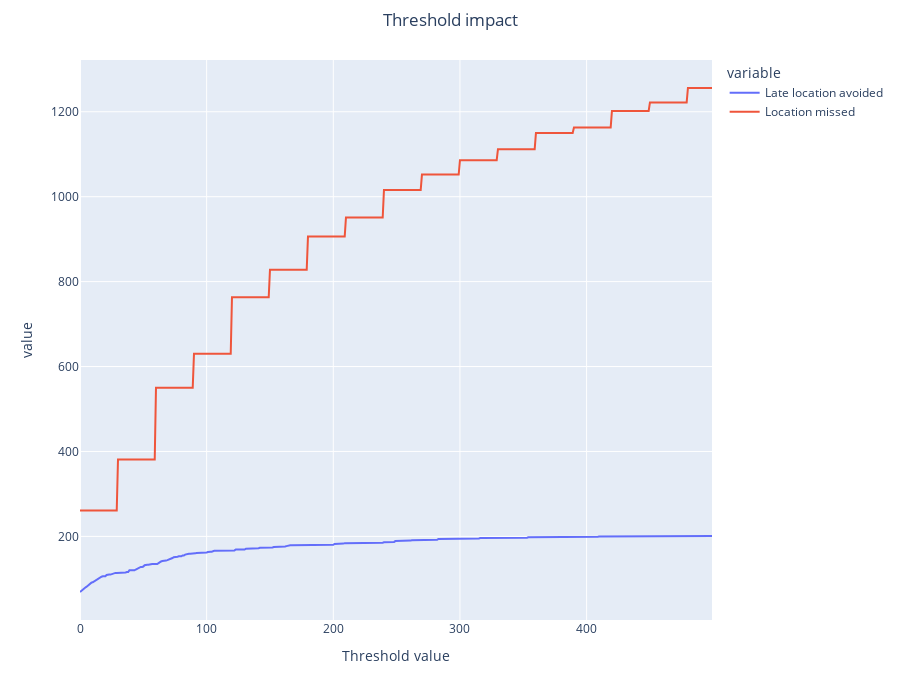

Notebook code for this chart:
### Markdown cell above
<h4> Threshold simulation mobile connect: <h4>

### Code cell
def threshold_result(max_threshold):
    late_avoided = []
    location_missed = []
    for threshold in range(0,max_threshold):
        df_loc_consecutive_threshold = df_loc_consecutive.loc[df_loc_consecutive['previous_checkin_type'] == 'mobile', : ]
        df_loc_consecutive_threshold['time_delta_with_previous_rental_in_minutes'] = df_loc_consecutive_threshold['time_delta_with_previous_rental_in_minutes'].apply(lambda x: threshold if x < threshold else x )
        df_loc_consecutive_threshold['real_delay_between_loc_in_min'] = df_loc_consecutive_threshold['time_delta_with_previous_rental_in_minutes'] - df_loc_consecutive_threshold['previous_delay_at_checkout_in_minutes']
        df_impacted_loc_theshold = df_loc_consecutive_threshold.loc[df_loc_consecutive_threshold['real_delay_between_loc_in_min'] < 0, :]
        late_avoided.append(len(df_impacted_loc) - len(df_impacted_loc_theshold))
        location_missed.append(len(df_loc_consecutive) - len(df_loc_consecutive.loc[df_loc_consecutive['time_delta_with_previous_rental_in_minutes'] > threshold,:]))
    fig_threshold = px.line(x = [i for i in range(0,max_threshold)], y = [late_avoided,location_missed] )
    legend_names = {'wide_variable_0':'Late location avoided', 'wide_variable_1': 'Location missed'}
    fig_threshold.for_each_trace(lambda t: t.update(name = legend_names[t.name],
                                      legendgroup = legend_names[t.name],
                                      hovertemplate = t.hovertemplate.replace(t.name, legend_names[t.name])
                                     ))
    fig_threshold.update_layout(
    height=700, 
    xaxis_title = 'Threshold value',
    title={
        'text': 'Threshold impact',
        'y':0.98,
        'x':0.5,
        'xanchor': 'center',
        'yanchor': 'top'},
)
    fig_threshold.show()

threshold_result(500)

### Figure 1 — Plotly figure (JSON) as saved in the notebook; plotly's stock layout.template omitted (floating-point values rounded to 4 significant figures; data arrays with more than 128 entries replaced by an {"elided": "..."} marker saying what was removed)
{"data": [{"hovertemplate": "variable=Late location avoided<br>x=%{x}<br>value=%{y}<extra></extra>", "legendgroup": "Late location avoided", "line": {"color": "#636efa", "dash": "solid"}, "marker": {"symbol": "circle"}, "mode": "lines", "name": "Late location avoided", "orientation": "v", "showlegend": true, "type": "scatter", "x": {"elided": "500 int values"}, "xaxis": "x", "y": {"elided": "500 int values"}, "yaxis": "y"}, {"hovertemplate": "variable=Location missed<br>x=%{x}<br>value=%{y}<extra></extra>", "legendgroup": "Location missed", "line": {"color": "#EF553B", "dash": "solid"}, "marker": {"symbol": "circle"}, "mode": "lines", "name": "Location missed", "orientation": "v", "showlegend": true, "type": "scatter", "x": {"elided": "500 int values"}, "xaxis": "x", "y": {"elided": "500 int values"}, "yaxis": "y"}], "layout": {"height": 700, "legend": {"title": {"text": "variable"}, "tracegroupgap": 0}, "margin": {"t": 60}, "title": {"text": "Threshold impact", "x": 0.5, "xanchor": "center", "y": 0.98, "yanchor": "top"}, "xaxis": {"anchor": "y", "domain": [0, 1], "title": {"text": "Threshold value"}}, "yaxis": {"anchor": "x", "domain": [0, 1], "title": {"text": "value"}}}}
